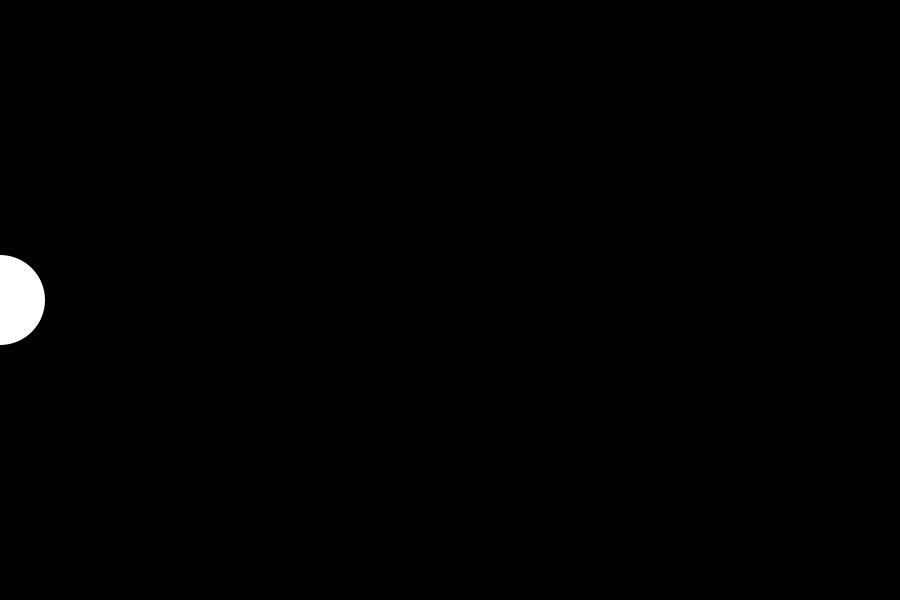
Frame 1 (no input)
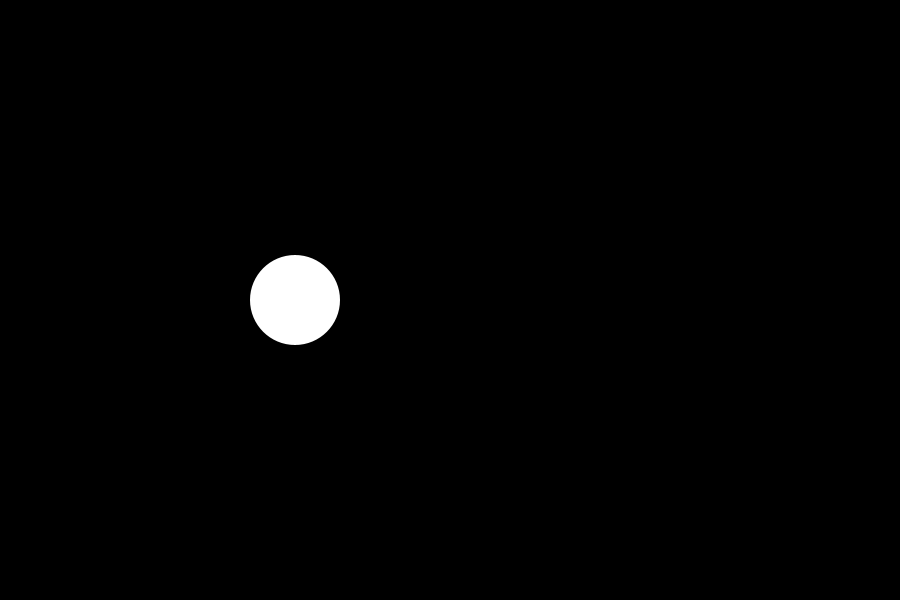
Frame 60 (the mouse pressed at the canvas centre just before this capture)
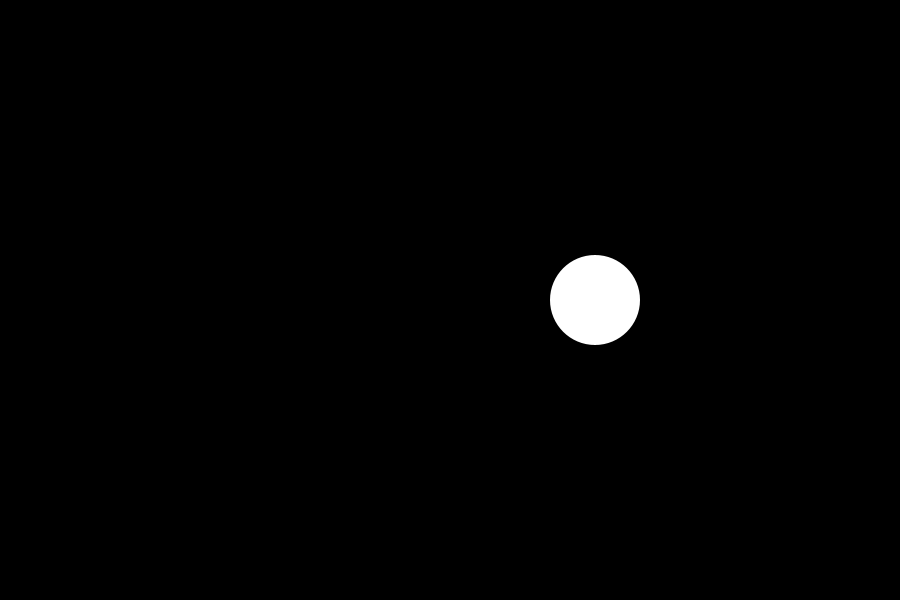
Frame 120 (the mouse held since frame 60 and released just before this capture)

The Processing sketch that drew these frames (run headless with seeded random() and noise(); from frame 60 on, the mouse is pressed at the canvas centre):

// Processing sketch: Exercise_1
// ── Exercise_1.pde
float dx = 0;
float sx = 5;

void setup()
{
  size(900,600);
}

void draw()
{
  noStroke();
  fill(0);
  rect(0,0,width,height); 
  fill(255);
  circle(dx,height/2,90);
  dx = dx + sx;
  if(dx > width || dx < 0)
  {
    sx = sx * (-1);
  }
  println(dx);
}
